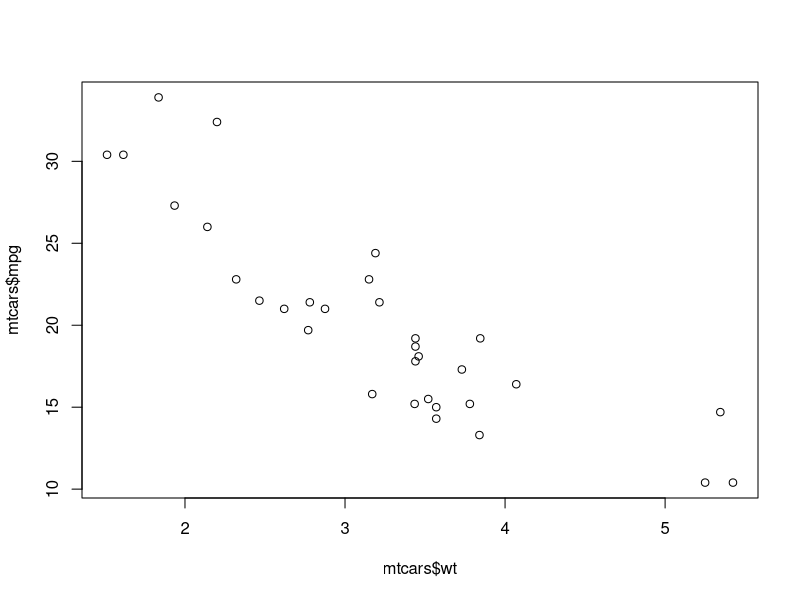
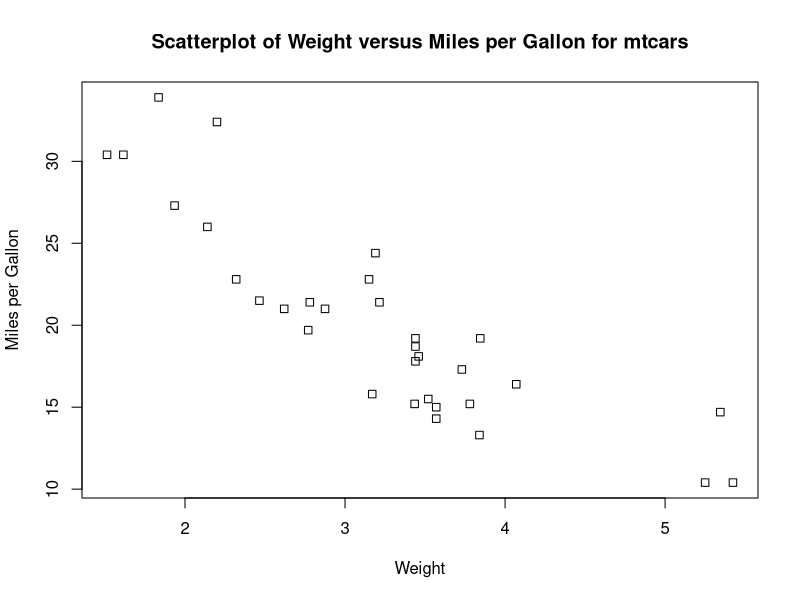
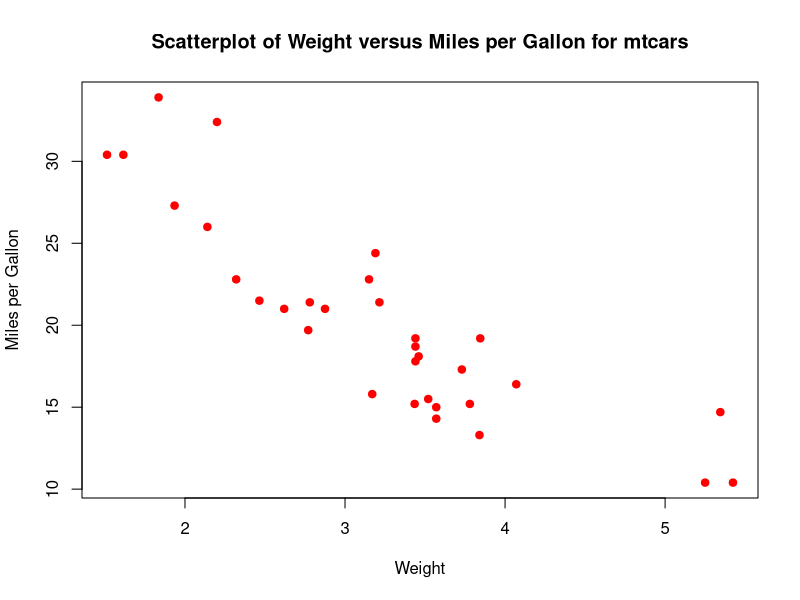
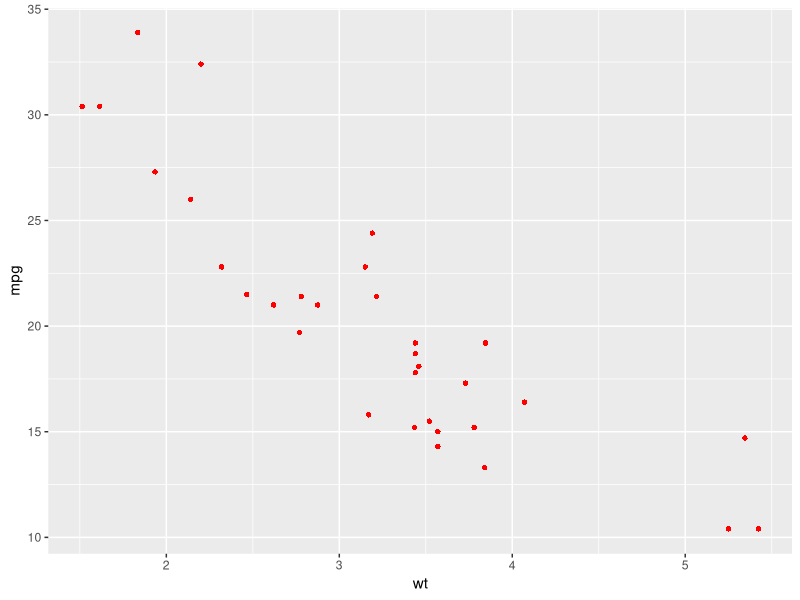
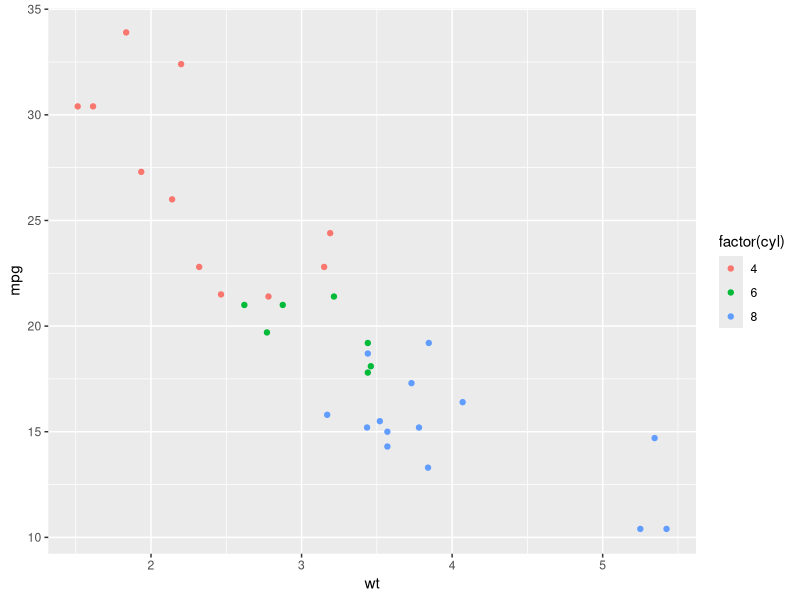
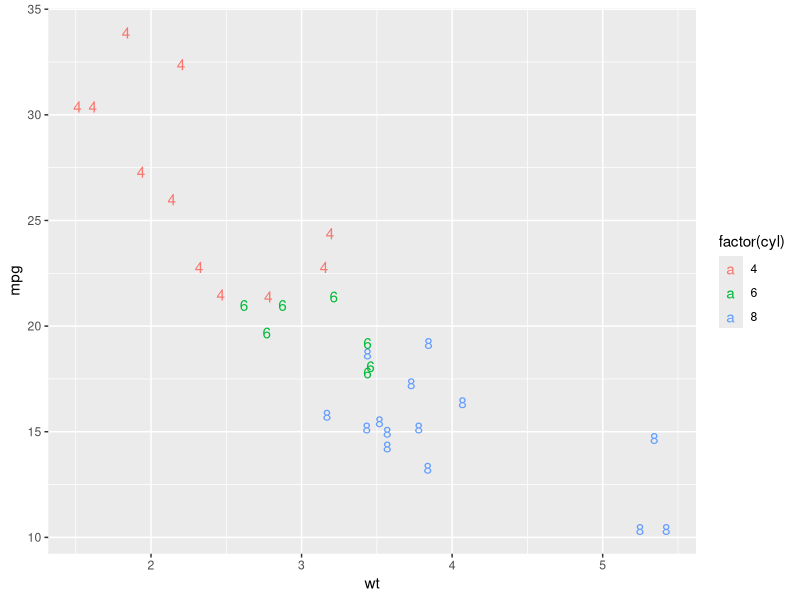

R code for these plots, in order:
# 1
mtcars

# 2
mtcars$wt
mtcars$mpg

# 3
plot(x = mtcars$wt, y = mtcars$mpg)

# 4 - Practice Exporting Your Graph as a pdf Document

# 5
plot(mtcars$wt, mtcars$mpg, xlab = "Weight", ylab = "Miles per Gallon", main = "Scatterplot of Weight versus Miles per Gallon for mtcars", pch = 0)

# 6
plot(mtcars$wt, mtcars$mpg, xlab = "Weight", ylab = "Miles per Gallon", main = "Scatterplot of Weight versus Miles per Gallon for mtcars", pch = 19, col = "red")

# 7
library(tidyverse)
ggplot(data = mtcars) +
  geom_point(mapping = aes(x = wt, y = mpg), color = "red", shape = 16)

# Weight versus Miles per Gallon by Number of Cylinders
ggplot(data = mtcars) +
  geom_point(aes(x = wt, y = mpg, col = factor(cyl)))

ggplot(data = mtcars) +
  geom_text(aes(x = wt, y = mpg, label = cyl, col = factor(cyl)))